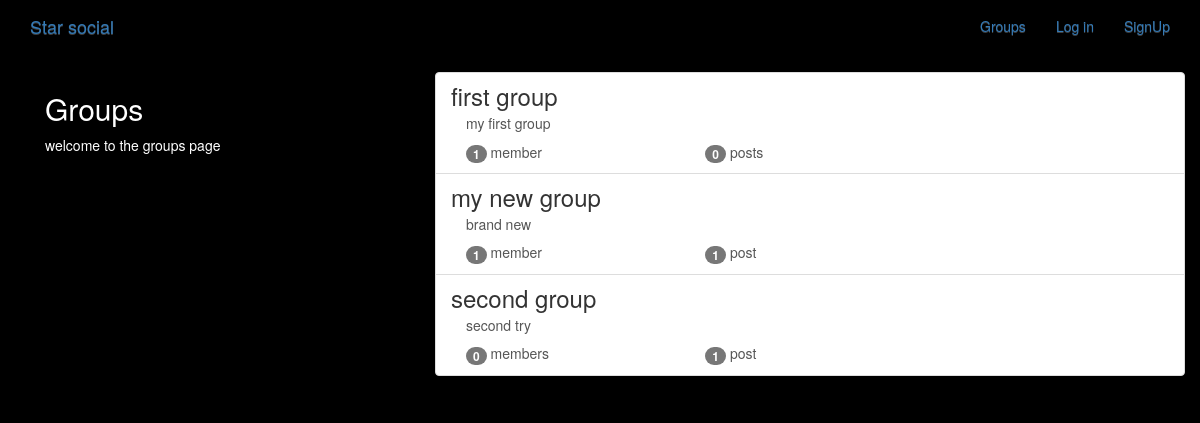
The app's page /groups/ with its own data.
### groups/models.py (models this page shows, shortened)
class Group(models.Model):
    name = models.CharField(max_length=255,unique=True)
    slug  = models.SlugField(allow_unicode=True,unique=True)
    description = models.TextField(blank=True,default='')
    description_html = models.TextField(editable=False,default='',blank=True)
    members = models.ManyToManyField(User,through='GroupMember')
    class Meta:
        ordering = ['name']

### groups/views.py (the view)
class ListGroups(generic.ListView):
    model = Group

### groups/templates/groups/group_list.html (shortened to what this page needs)
{% extends "groups/group_base.html" %}
{% block pregroup %}
<div class="col-md-4">
  <div class="content">
    <h2>Groups</h2>
    <p>welcome to the groups page</p>
  </div>
</div>
{% endblock %}
{% block group_content %}
<div class="col-md-8">
  <div class="list-group">
    {% for group in object_list %}
      <a class='list-group-item' href="{% url 'groups:single' slug=group.slug %}">
        <h3 class='title list-group-item-heading'>{{group.name}}</h3>
        <div class="list-group-item-text container-fluid">
          {{group.description_html|safe}}
          <div class="row">
            <div class="col-md-4">
              <span class='badge'>{{group.members.count}}</span>
              member{{group.members.count|pluralize}}
            </div>
            <div class="col-md-4">
              <span class='badge'>{{group.posts.count}}</span>
              post{{group.posts.count|pluralize}}
            </div>
          </div>
        </div>
      </a>
    {% endfor %}
  </div>
</div>
{% endblock %}

### groups/templates/groups/group_base.html (shortened to what this page needs)
{% extends "base.html" %}
{% block content %}
<div class="container">
  <div class="row">
    {% block pregroup %}{% endblock %}
    {% block group_content %}{% endblock %}
  </div>
</div>
{% endblock %}

### templates/base.html (shortened to what this page needs)
<!DOCTYPE html>
{% load staticfiles %}
<html lang="en" dir="ltr">
  <head>
    <link rel="stylesheet" type="text/css" href="{% static 'bootstrap/css/bootstrap.min.css' %}"/>
    <link rel="stylesheet" type="text/css" href="{% static "bootstrap/css/bootstrap-theme.min.css" %}"/>
    <link rel="stylesheet" href="{% static 'css/master.css' %}">
  </head>
  <body>
    <nav class='navbar mynav' role='navigation' id='navbar'>
      <div class="container">
        <a class="navbar-brand mynav" href="{% url 'home' %}">Star social</a>
        <ul class="nav navbar-nav navbar-right">
          {% if user.is_authenticated %}
            <li><a href="{% url 'posts:create' %}">Post</a></li>
            <li><a href="{% url 'groups:all' %}">Groups</a></li>
            <li><a href="{% url 'groups:create' %}">Create Group</a></li>
            <li><a href="{% url 'accounts:logout' %}">Log Out</a></li>
          {% else %}
            <li><a href="{% url 'groups:all' %}">Groups</a></li>
            <li><a href="{% url 'accounts:login' %}">Log in</a></li>
            <li><a href="{% url 'accounts:signup' %}">SignUp</a></li>
          {% endif %}
        </ul>
      </div>
    </nav>
    <div class="container mycontent">
      {% block content %}
      {% endblock %}
    </div>
  </body>
</html>

### static/css/master.css (style rules this page uses)
body { margin: 0; overflow: hidden; background-color: black; color: white; }

### records on screen
Group: name "first group", description_html "my first group", members.count "1", posts.count "0"
Group: name "my new group", description_html "brand new", members.count "1", posts.count "1"
Group: name "second group", description_html "second try", members.count "0", posts.count "1"
